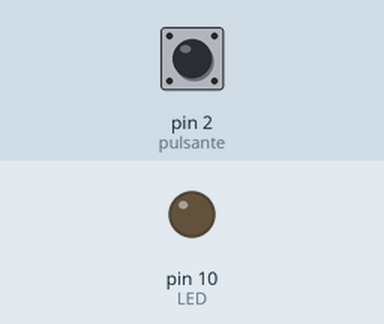
Bench run of a sketch on a simulated Arduino Uno, built with avr-gcc and run on an emulated ATmega328P. Shown: output pins drawn as LEDs (lit = HIGH). The inputs (shaded band) are chosen by the test bench; at power-on: pin 2 (pulsante) LOW.

Above: at 1.2 s.
1.3 s: pin 2 (pulsante) pulled HIGH for 0.15 s
At 2.2 s:
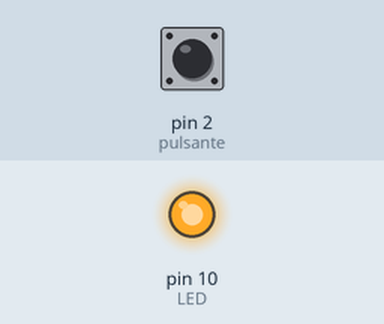
2.9 s: pin 2 (pulsante) pulled HIGH for 1 s
At 3.4 s:
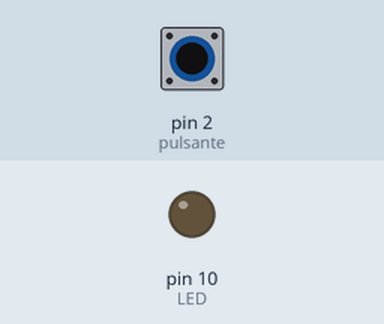
5.4 s: pin 2 (pulsante) pulled HIGH for 3.2 s
At 6.5 s:
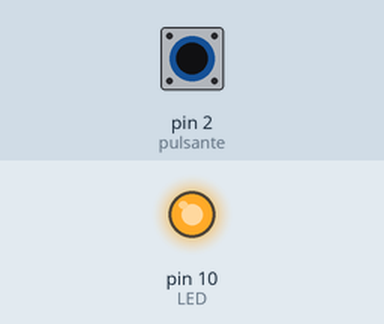
Timing chart, 0 to 8.4 s (numbered marks = the images above; inputs shaded):
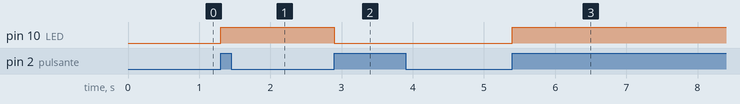

Measured:
- after the input at 1.3 s, pin 10 (LED): LOW → HIGH at once
- after the input at 2.9 s, pin 10 (LED): HIGH → LOW at once
- after the input at 5.4 s, pin 10 (LED): LOW → HIGH at once

The sketch:

PulsanteLED_jan13a.ino
```cpp
const int pulsante = 2;
const int LED = 10;

bool statoPulsante = 0;
bool statoPulsantePrec = 0;
bool statoLED = 0;

void setup() {
  pinMode(pulsante, INPUT);
  pinMode(LED, OUTPUT);

}

void loop() {
  statoPulsante = digitalRead(pulsante);
  if(statoPulsante != statoPulsantePrec){
    if(statoPulsante == HIGH){
      statoLED = !statoLED;
      digitalWrite(LED, statoLED);
    }
  }
  statoPulsantePrec = statoPulsante;
}
```
